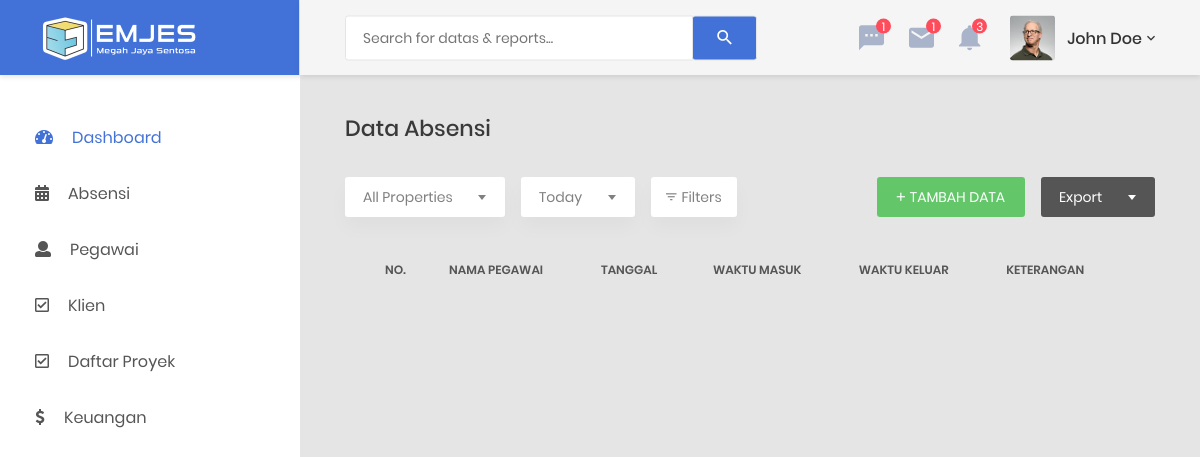
/index.php/absensi, run on an earlier commit of the app's database.
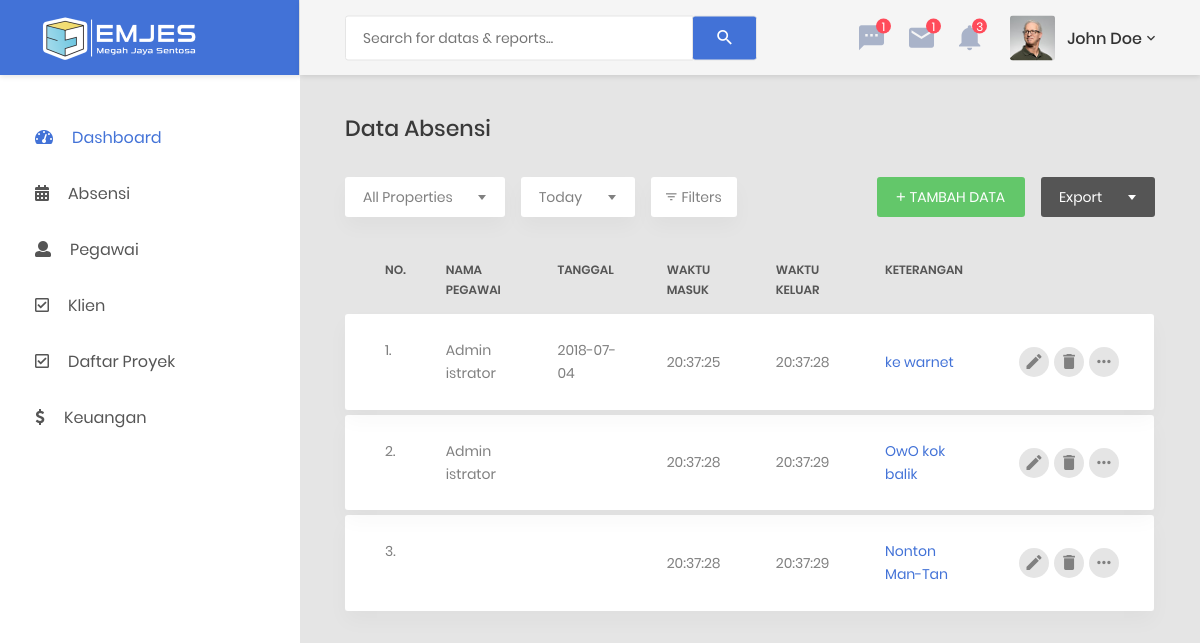
And on a later commit of the database.
### tables this page shows
CREATE TABLE `absensi`  (
  `idAbsensi` bigint(20) NOT NULL AUTO_INCREMENT,
  `idPegawai` int(11) NULL DEFAULT NULL,
  `waktuMasuk` time(0) NULL DEFAULT NULL,
  `waktuKeluar` time(0) NULL DEFAULT NULL,
  `tanggal` date NULL DEFAULT NULL,
  `keterangan` text NULL,
  PRIMARY KEY (`idAbsensi`) USING BTREE,
  INDEX `fk_absensi_pegawai_1`(`idPegawai`) USING BTREE
);

CREATE TABLE `users`  (
  `id` int(11) UNSIGNED NOT NULL AUTO_INCREMENT,
  `ip_address` varchar(45) NOT NULL,
  `username` varchar(100) NULL DEFAULT NULL,
  `password` varchar(255) NOT NULL,
  `salt` varchar(255) NULL DEFAULT NULL,
  `email` varchar(254) NOT NULL,
  `activation_code` varchar(40) NULL DEFAULT NULL,
  `forgotten_password_code` varchar(40) NULL DEFAULT NULL,
  `forgotten_password_time` int(11) UNSIGNED NULL DEFAULT NULL,
  `remember_code` varchar(40) NULL DEFAULT NULL,
  `created_on` int(11) UNSIGNED NOT NULL,
  `last_login` int(11) UNSIGNED NULL DEFAULT NULL,
  `active` tinyint(1) UNSIGNED NULL DEFAULT NULL,
  `first_name` varchar(50) NULL DEFAULT NULL,
  `last_name` varchar(50) NULL DEFAULT NULL,
  `company` varchar(100) NULL DEFAULT NULL,
  `phone` varchar(20) NULL DEFAULT NULL,
  PRIMARY KEY (`id`) USING BTREE
);

### application/controllers/Absensi.php (called while the page is built, shortened)
<?php
class Absensi extends CI_Controller {
	public function __construct()
	{
		$this->load->model('M_absensi');
	}
	public function index()
	{
		$data['title'] = 'Absensi';
		$data['pegawai'] = $this->M_absensi->getPegawais()->result();
		$data['absensi'] = $this->M_absensi->getAll()->result();
		$this->load->view('template/header',$data);
		$this->load->view('template/mobile_header',$data);
		$this->load->view('template/desktop_header',$data);
		$this->load->view('template/header_content',$data);
		$this->load->view('absensi');
		$this->load->view('template/footer');
	}
}

### index.php (called while the page is built, shortened)
<?php
require_once BASEPATH.'core/CodeIgniter.php';

### application/models/M_absensi.php (called while the page is built, shortened)
<?php
class M_absensi extends CI_Model
{
	function getAll()
	{
		$this->db->select('*');
		$this->db->from('absensi');
		$this->db->join('users', 'absensi.idPegawai = users.id', 'left');
		return $this->db->get();
	}
	function getPegawais()
	{
		$this->db->select('id,first_name,last_name');
		$this->db->from('users');
		return $this->db->get();
	}
}

### application/views/absensi.php (the view, shortened to what this page needs)
<div class="main-content">
    <div class="section__content section__content--p30">
        <div class="container-fluid">
            <div class="row">
                <div class="col-md-12">
                    <h3 class="title-5 m-b-35">data absensi</h3>
                    <div class="table-data__tool">
                        <div class="table-data__tool-left">
                            <div class="rs-select2--light rs-select2--md">
                            </div>
                            <div class="rs-select2--light rs-select2--sm">
                            </div>
                            <button class="au-btn-filter">
                                <i class="zmdi zmdi-filter-list"></i>filters
                            </button>
                        </div>
                        <div class="table-data__tool-right">
                            <button class="au-btn au-btn-icon au-btn--green au-btn--small" data-toggle="modal"
                                    data-target="#tambahData">
                                <i class="zmdi zmdi-plus"></i>tambah data
                            </button>
                            <div class="rs-select2--dark rs-select2--sm rs-select2--dark2">
                            </div>
                        </div>
                    </div>
                    <div class="table-responsive table-responsive-data2">
                        <table class="table table-data2">
                            <thead>
                            <tr>
                                <th>no.</th>
                                <th>nama pegawai</th>
                                <th>tanggal</th>
                                <th>waktu masuk</th>
                                <th>waktu keluar</th>
                                <th>keterangan</th>
                                <th></th>
                            </tr>
                            </thead>
                            <tbody>
		<?php
		$i = 0;
		foreach($absensi as $a){
			$i++;
			?>
                            <tr class="tr-shadow">
                                <td><?= $i ?>.</td>
                                <td><?= $a->first_name.' '.$a->last_name ?></td>
                                <td><?= $a->tanggal ?></td>
                                <td><?= $a->waktuMasuk ?></td>
                                <td><?= $a->waktuKeluar ?></td>
                                <td class="desc"><?php echo strlen($a->keterangan) > 50 ? substr($a->keterangan,0,30)."..." : $a->keterangan ?></td>
                                <td>
                                    <div class="table-data-feature">
                                        <button class="item" data-toggle="tooltip" data-placement="top"
                                                title="Edit">
                                            <i class="zmdi zmdi-edit"></i>
                                        </button>
                                        <button class="item" data-toggle="tooltip" data-placement="top"
                                                title="Delete">
                                            <i class="zmdi zmdi-delete"></i>
                                        </button>
                                        <button class="item" data-toggle="tooltip" data-placement="top"
                                                title="More">
                                            <i class="zmdi zmdi-more"></i>
                                        </button>
                                    </div>
                                </td>
                            </tr>
                            <tr class="spacer"></tr>
		<?php } ?>
                            </tbody>
                        </table>
                    </div>
                </div>
            </div>
        </div>
    </div>
</div>

### application/views/template/header.php (shortened to what this page needs)
<!DOCTYPE html>
<html lang="en">
<head>
    <link href="<?php echo base_url()."assets";?>/css/font-face.css" rel="stylesheet" media="all">
    <link href="<?php echo base_url()."assets";?>/vendor/font-awesome-4.7/css/font-awesome.min.css" rel="stylesheet" media="all">
    <link href="<?php echo base_url()."assets";?>/vendor/font-awesome-5/css/fontawesome-all.min.css" rel="stylesheet" media="all">
    <link href="<?php echo base_url()."assets";?>/vendor/mdi-font/css/material-design-iconic-font.min.css" rel="stylesheet" media="all">
    <link href="<?php echo base_url()."assets";?>/vendor/bootstrap-4.1/bootstrap.min.css" rel="stylesheet" media="all">
    <link href="<?php echo base_url()."assets";?>/vendor/animsition/animsition.min.css" rel="stylesheet" media="all">
    <link href="<?php echo base_url()."assets";?>/vendor/bootstrap-progressbar/bootstrap-progressbar-3.3.4.min.css" rel="stylesheet" media="all">
    <link href="<?php echo base_url()."assets";?>/vendor/wow/animate.css" rel="stylesheet" media="all">
    <link href="<?php echo base_url()."assets";?>/vendor/css-hamburgers/hamburgers.min.css" rel="stylesheet" media="all">
    <link href="<?php echo base_url()."assets";?>/vendor/slick/slick.css" rel="stylesheet" media="all">
    <link href="<?php echo base_url()."assets";?>/vendor/select2/select2.min.css" rel="stylesheet" media="all">
    <link href="<?php echo base_url()."assets";?>/vendor/perfect-scrollbar/perfect-scrollbar.css" rel="stylesheet" media="all">
    <link href="<?php echo base_url()."assets";?>/css/theme.css" rel="stylesheet" media="all">
</head>
<body class="animsition">
<div class="page-wrapper">

### application/views/template/desktop_header.php (shortened to what this page needs)
<aside class="menu-sidebar d-none d-lg-block">
        <div class="logo">
            <a href="<?php echo base_url()?>">
                <img src="<?php echo base_url()."assets";?>/images/icon/logo.png" alt="Cool Admin"/>
            </a>
        </div>
        <div class="menu-sidebar__content js-scrollbar1">
            <nav class="navbar-sidebar">
                <ul class="list-unstyled navbar__list">
                    <li class="active has-sub">
                        <a class="js-arrow" href="<?php echo base_url()?>beranda"><i class="fas fa-tachometer-alt"></i>Dashboard</a>
                    </li>
                    <li>
                        <a href="<?php echo base_url()?>absensi">
                            <i class="fas fa-calendar-alt"></i>Absensi</a>
                    </li>
                    <li>
                        <a href="<?php echo base_url()?>pegawai/list_users">
                            <i class="fas fa-user"></i>Pegawai</a>
                    </li>
                    <li>
                        <a href="<?php echo base_url()?>klien">
                            <i class="far fa-check-square"></i>Klien</a>
                    </li>
                     <li>
                        <a href="<?php echo base_url()?>daftarproyek">
                            <i class="far fa-check-square"></i>Daftar Proyek</a>
                    </li>
                    <li class="has-sub">
                        <a class="js-arrow" href="#">
                            <i class="fas fa-dollar"></i>Keuangan</a>
                    </li>
                </ul>
            </nav>
        </div>
    </aside>

### application/views/template/header_content.php (shortened to what this page needs)
<div class="page-container">
    <header class="header-desktop">
        <div class="section__content section__content--p30">
            <div class="container-fluid">
                <div class="header-wrap">
                    <form class="form-header" action="" method="POST">
                        <input class="au-input au-input--xl" type="text" name="search"
                               placeholder="Search for datas &amp; reports..."/>
                        <button class="au-btn--submit" type="submit">
                            <i class="zmdi zmdi-search"></i>
                        </button>
                    </form>
                    <div class="header-button">
                        <div class="noti-wrap">
                            <div class="noti__item js-item-menu">
                                <i class="zmdi zmdi-comment-more"></i>
                                <span class="quantity">1</span>
                            </div>
                            <div class="noti__item js-item-menu">
                                <i class="zmdi zmdi-email"></i>
                                <span class="quantity">1</span>
                            </div>
                            <div class="noti__item js-item-menu">
                                <i class="zmdi zmdi-notifications"></i>
                                <span class="quantity">3</span>
                            </div>
                        </div>
                        <div class="account-wrap">
                            <div class="account-item clearfix js-item-menu">
                                <div class="image">
                                    <img src="<?php echo base_url()."assets";?>/images/icon/avatar-01.jpg" alt="John Doe"/>
                                </div>
                                <div class="content">
                                    <a class="js-acc-btn" href="#">john doe</a>
                                </div>
                            </div>
                        </div>
                    </div>
                </div>
            </div>
        </div>
    </header>

### application/views/template/footer.php (shortened to what this page needs)
    </div>
  </body>
</html>

What changed in the data, as far as the page shows it:
added absensi: users.first_name "Admin", users.last_name "istrator", tanggal "2018-07-04", waktuMasuk "20:37:25", waktuKeluar "20:37:28", keterangan "ke warnet"
added absensi: users.first_name "Admin", users.last_name "istrator", waktuMasuk "20:37:28", waktuKeluar "20:37:29", keterangan "OwO kok balik"
added absensi: waktuMasuk "20:37:28", waktuKeluar "20:37:29", keterangan "Nonton Man-Tan"
